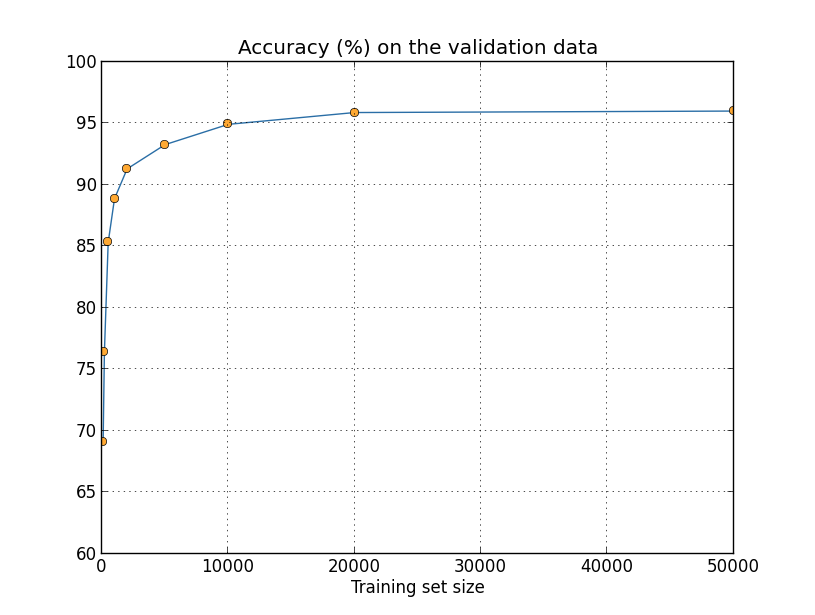
#> input picture 深度学习项目/3.深度学习项目案例/3.1.图像分类/手写字体识别/fig/more_data.png, 815 x 615 px
$ python -i EECE5354_HW_3_Liu.py   (imports and definitions only)
#> lines starting #> are read from the running program, lines starting #| are printed output that depends on the picture
#> further down, picture is the input picture: shape (615, 815, 3); mean B, G, R 250.5, 250.4, 250.3
#!/usr/bin/env python

"""
Example code for live video processing
Also multithreaded video processing sample using opencv 4.1.2

Usage:
   python Assignment_1.py {<video device number>|<video file name>}

   Use this code as a template for live video processing

   Also shows how python threading capabilities can be used
   to organize parallel captured frame processing pipeline
   for smoother playback.

Keyboard shortcuts: (video display window must be selected

   ESC - exit
   space - switch between multi and single threaded processing
   a - the row derivative
   b - the column derivative
   c - the gradient magnitude
   o - the gradient angle
   d - running difference of current and previous image
   e - displays canny edges
   f - displays raw frames
   g - apply a Gaussian filter
   m - create mask for ROI
   s - do Sobel operator
   p - do Scharr operator
   l - do Laplacian operator
   h - do HSV operator
   i - do LAB operator
   v - write video output frames to file "vid_out.avi"
"""

from __future__ import print_function
from __future__ import division

import math
from collections import deque
from multiprocessing.pool import ThreadPool
from skimage.transform import pyramid_laplacian
# import the necessary packages
import cv2 as cv
import numpy as np
import scipy.ndimage as nd
import video
from common import draw_str, StatValue
from time import perf_counter, sleep
from ssc import ssc

# initialize global variables
do_gaussian = False
do_sobel = False
do_Scharr = False
do_HSV = False
do_Laplacian = False
do_LAB = False
do_labL = False
do_labA = False
do_labB = False

# Assignment 3 task
do_harris = False
do_sift = False
do_orb = False
do_gftt = False
do_nms = False

# Assignment 2 task
do_rowDerivative = False
do_colDerivative = False
do_gradientMag = False
do_gradientAngle = False

do_Krisch = False

do_LoG = False
do_Roberts = False
do_MH = False

frame_counter = 0
show_frames = True
diff_frames = False
show_edges = False

hsv_min = 0
hsv_max = 3
hsv_val = 0
mh_val = 5

lab_min = 0
lab_max = 3
lab_val = 0

canny_low_val = 0
canny_high_val = 0
canny_low = 0
canny_high = 300

vid_frames = False
ksize = 0  # variable for the size of the Sobel convolution kernel (matrix)
sqrt2ov2 = np.sqrt(2) / 2  # used to gompute Gaussian's sigma
# trackbar for Gaussian filter
int_sigma = 0  # initial value for Gaussian trackbar's sigma
gauss_slider_max = 13
# Region Of Interest variables
get_ROI = False
drag_start = (-1, -1)
now_drawing = False
rect = (0, 0), (0, 0)
have_rect = False


# used to execute process_frame when in non threaded mode
class DummyTask:
    def __init__(self, data):
        self.data = data

    @staticmethod
    def ready():
        return True

    def get(self):
        return self.data


# this routine is run each time a new video frame is captured
# [308 lines left out: functions process_frame, GaussianFilter, logFilter, not called in this run]


def on_gauss_trackbar(val):
    global int_sigma
    int_sigma = val


def create_gaussian_trackbar():
    global int_sigma, gauss_slider_max
    cv.createTrackbar("sqrt2/2 * ", 'video', int_sigma, gauss_slider_max, on_gauss_trackbar)


# [20 lines left out: function hsvFilter, not called in this run]


def labFilter(_frame):
    global lab_val

    lab_img = cv.cvtColor(_frame, cv.COLOR_BGR2LAB)
#> lab_img: shape (615, 815, 3); mean of channels 0, 1, 2 250.6, 128, 128
    L, A, B = cv.split(lab_img)
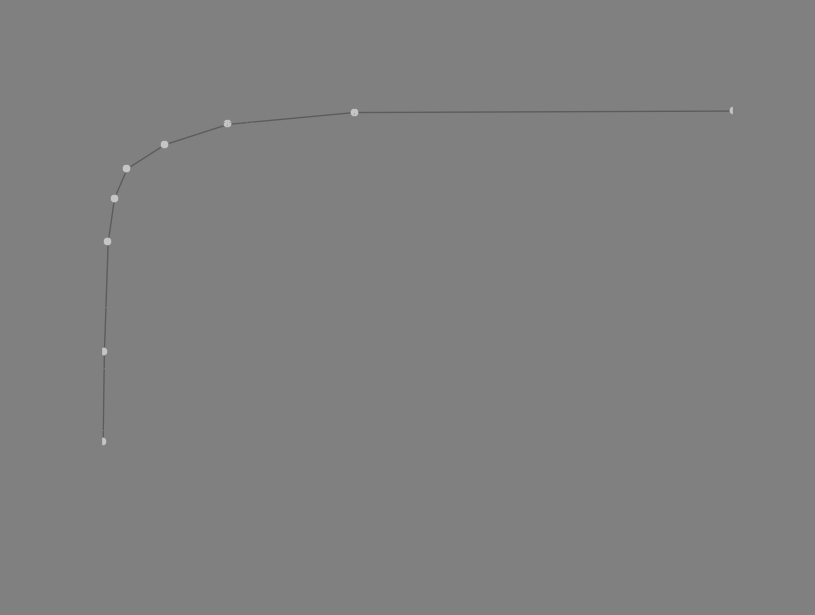
#> B: shape (615, 815); min 92, max 197, mean 128
    dataType = L.dtype
    CL = 100 * np.ones(np.shape(L)).astype(dataType)
    Z = np.zeros(np.shape(L)).astype(dataType)

    TA = cv.cvtColor(np.stack((CL, A, Z), axis=2), cv.COLOR_Lab2RGB)
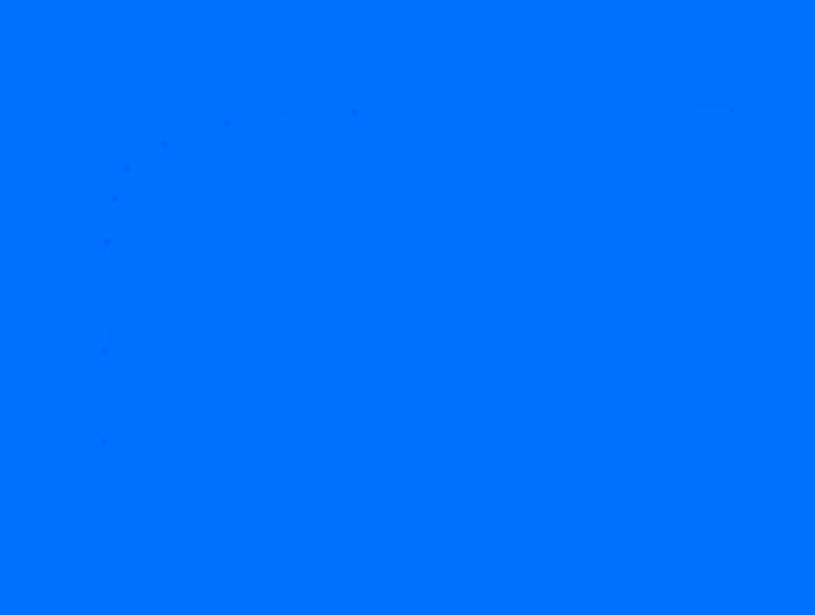
#> TA: shape (615, 815, 3); mean R, G, B 0, 113, 255
    TB = cv.cvtColor(np.stack((CL, Z, B), axis=2), cv.COLOR_Lab2RGB)
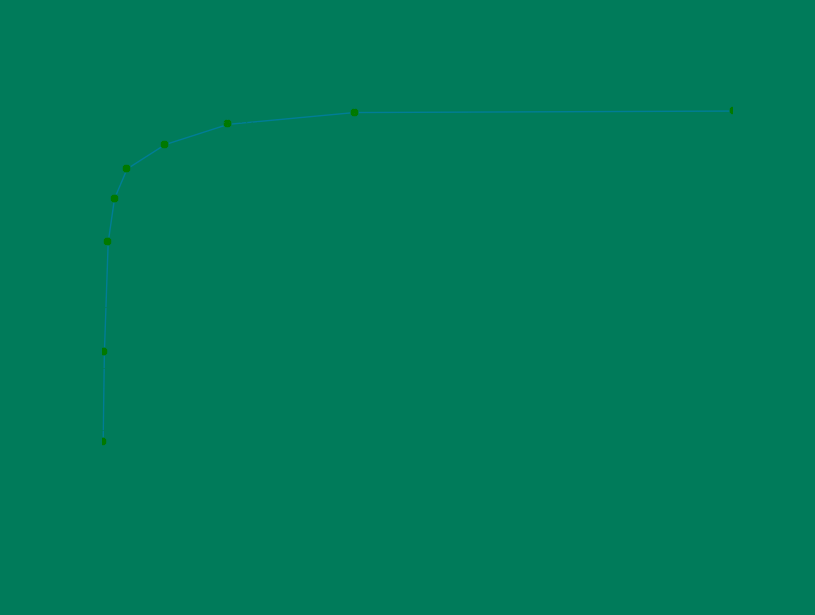
#> TB: shape (615, 815, 3); mean R, G, B 0, 123, 90.1
    TL = np.uint8(np.clip((np.float32(L) / 180) * 255, 0, 255)).copy()
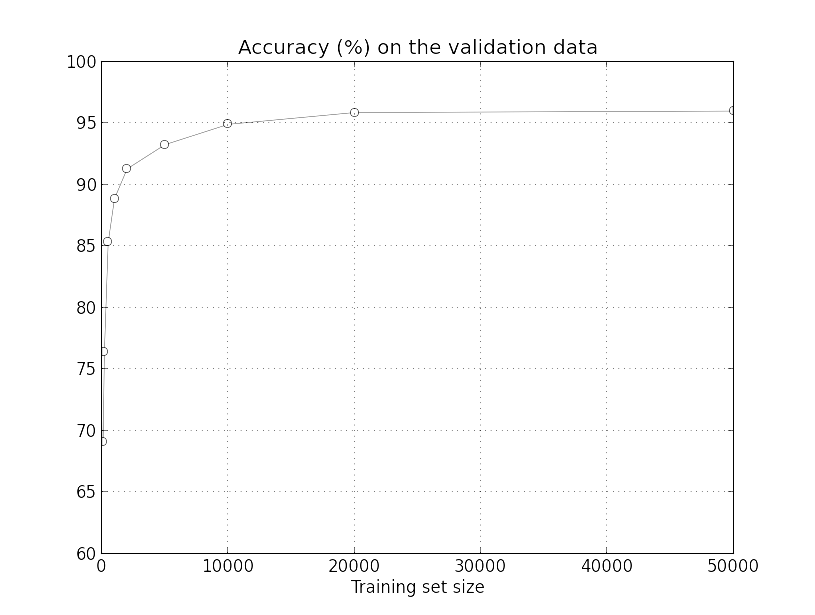
#> TL: shape (615, 815); min 0, max 255, mean 251.8
    TL = cv.applyColorMap(TL, cv.COLORMAP_HSV)
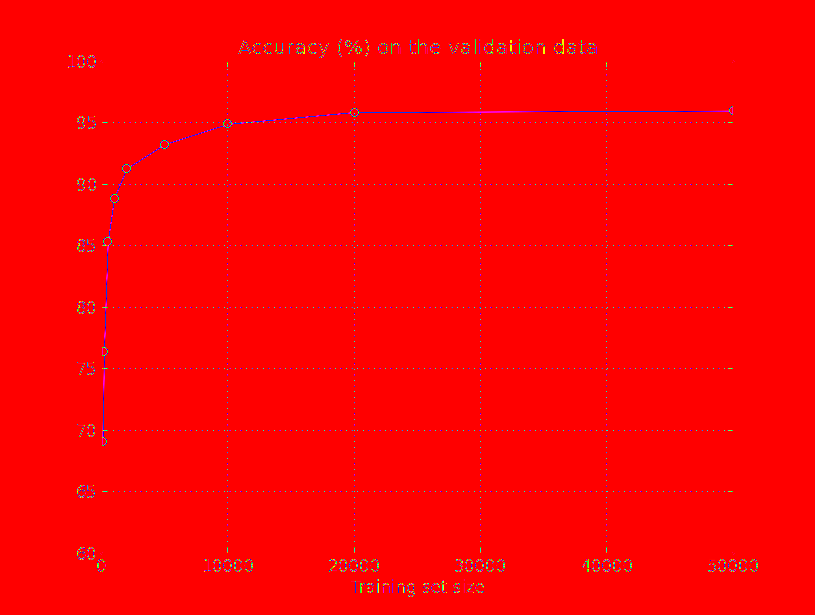
#> TL: shape (615, 815, 3); mean B, G, R 2, 1.4, 253.3
    if lab_val == 0:
        _frame = lab_img
    if lab_val == 1:
        _frame = TL
    if lab_val == 2:
        _frame = TA
    if lab_val == 3:
        _frame = TB
    return _frame


def on_lab_trackbar(val):
    global lab_val
    lab_val = val


def create_LAB_trackbar():
    global lab_val, lab_max
    cv.createTrackbar("LAB *", "video", lab_val, lab_max, on_lab_trackbar)


def on_hsv_trackbar(val):
    global hsv_val
    hsv_val = val


def create_HSV_trackbar():
    global hsv_min, hsv_max
    cv.createTrackbar("HSV *", "video", hsv_min, hsv_max, on_hsv_trackbar)


def on_canny_lowThreshold_trackbar(val):
    global canny_low_val
    canny_low_val = val


def on_canny_highThreshold_trackbar(val):
    global canny_high_val
    canny_high_val = val


# [89 lines left out: functions create_canny_trackbar, onMouseGetROI, KirschFilter, create_capture, not called in this run]


# main program
# [315 lines not run here, left out]

>>> import cv2
>>> picture = cv2.imread('../../深度学习项目/3.深度学习项目案例/3.1.图像分类/手写字体识别/fig/more_data.png')
>>> result = labFilter(picture)

$ run again, on 深度学习项目/3.深度学习项目案例/3.1.图像分类/手写字体识别/fig/digits.png
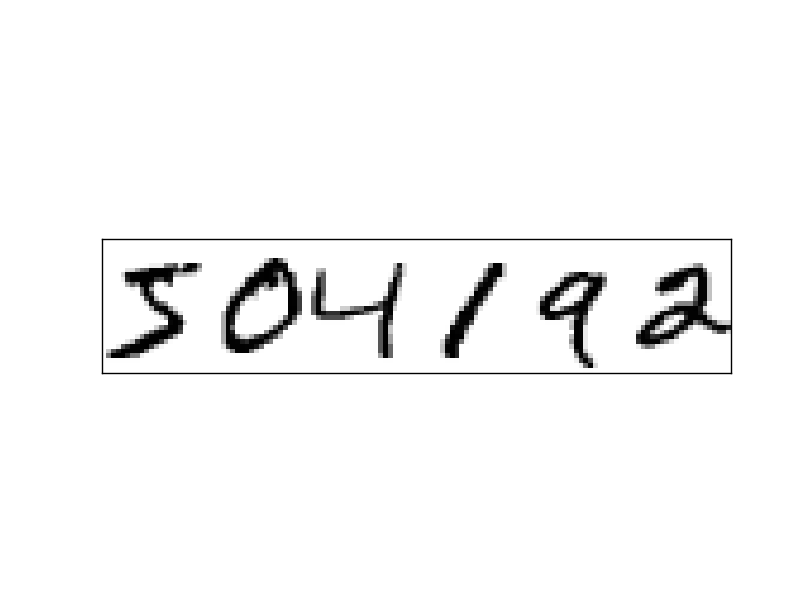
#> input picture 深度学习项目/3.深度学习项目案例/3.1.图像分类/手写字体识别/fig/digits.png, 812 x 612 px
#> picture is the input picture: shape (612, 812, 3); min 0, max 255, mean 247.2
#> lab_img: shape (612, 812, 3); mean of channels 0, 1, 2 247.3, 128, 128
#> A: shape (612, 812); every value is 128
#> in labFilter, `TB = cv.cvtColor(np.stack((CL, Z, B), axis=2), cv.COLOR_Lab2RGB)`:
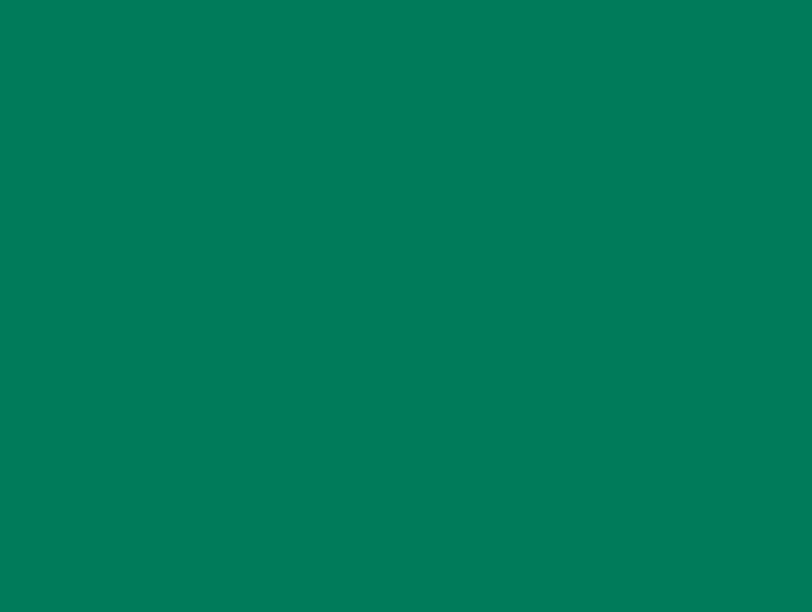
#> TB: shape (612, 812, 3); mean R, G, B 0, 123, 90
#> in labFilter, `TL = cv.applyColorMap(TL, cv.COLORMAP_HSV)`:
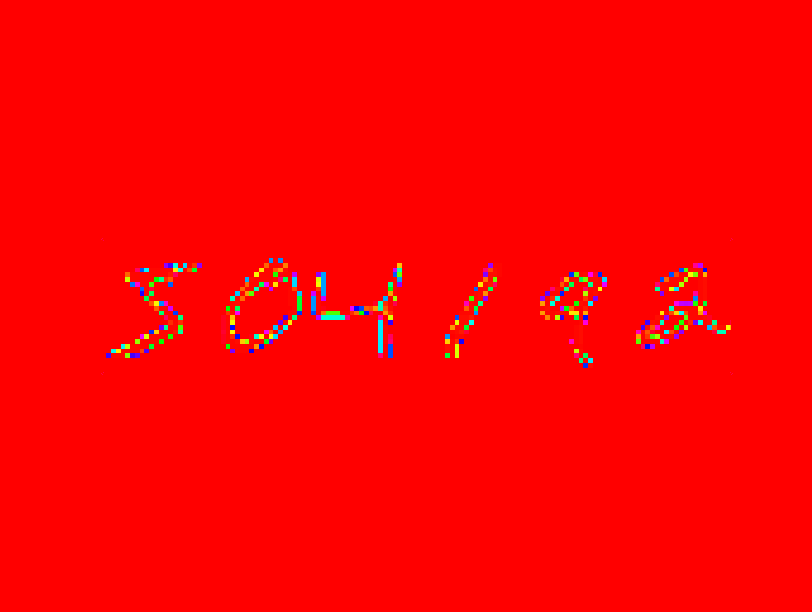
#> TL: shape (612, 812, 3); mean B, G, R 2.1, 2.3, 252.9

$ run again, on 深度学习项目/3.深度学习项目案例/3.1.图像分类/手写字体识别/fig/false_minima.png
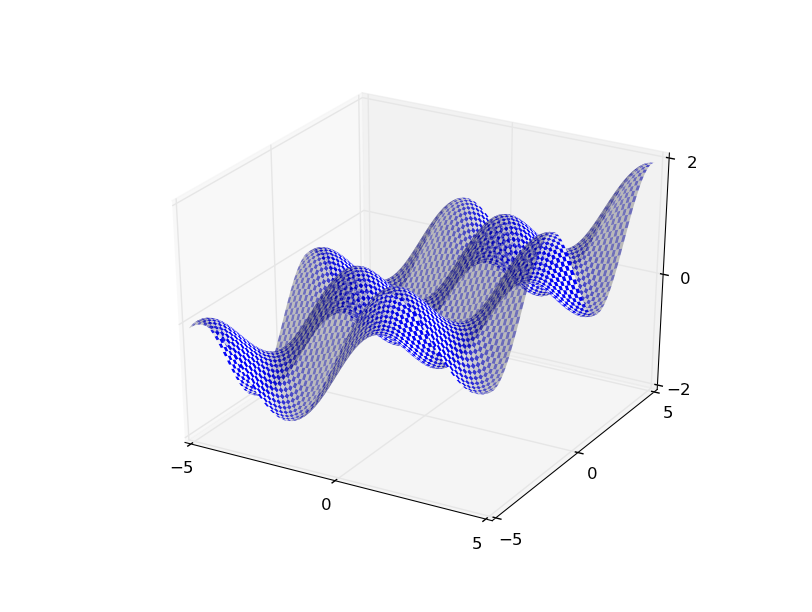
#> input picture 深度学习项目/3.深度学习项目案例/3.1.图像分类/手写字体识别/fig/false_minima.png, 812 x 612 px
#> picture is the input picture: shape (612, 812, 3); mean B, G, R 246.8, 240.6, 240.6
#> lab_img: shape (612, 812, 3); mean of channels 0, 1, 2 242.6, 129.8, 124.9
#> in labFilter, `TB = cv.cvtColor(np.stack((CL, Z, B), axis=2), cv.COLOR_Lab2RGB)`:
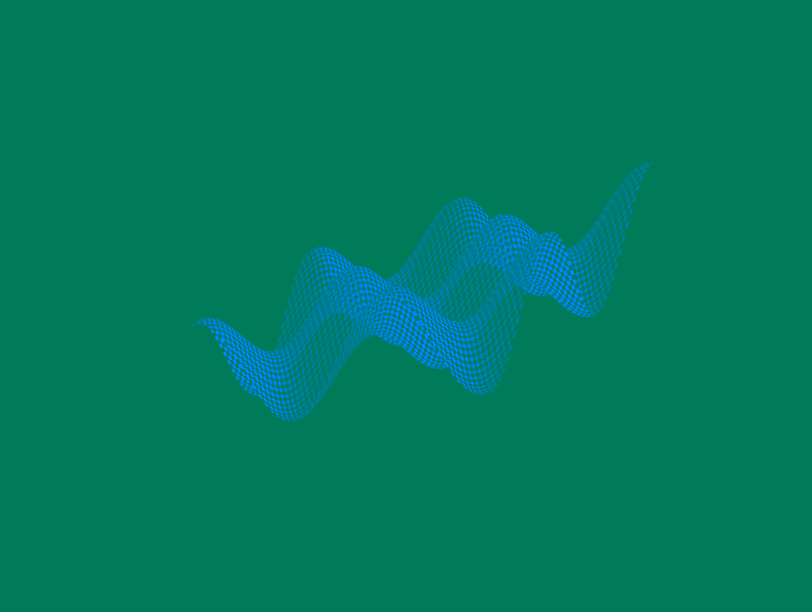
#> TB: shape (612, 812, 3); mean R, G, B 0, 123.2, 95.1
#> in labFilter, `TL = cv.applyColorMap(TL, cv.COLORMAP_HSV)`:
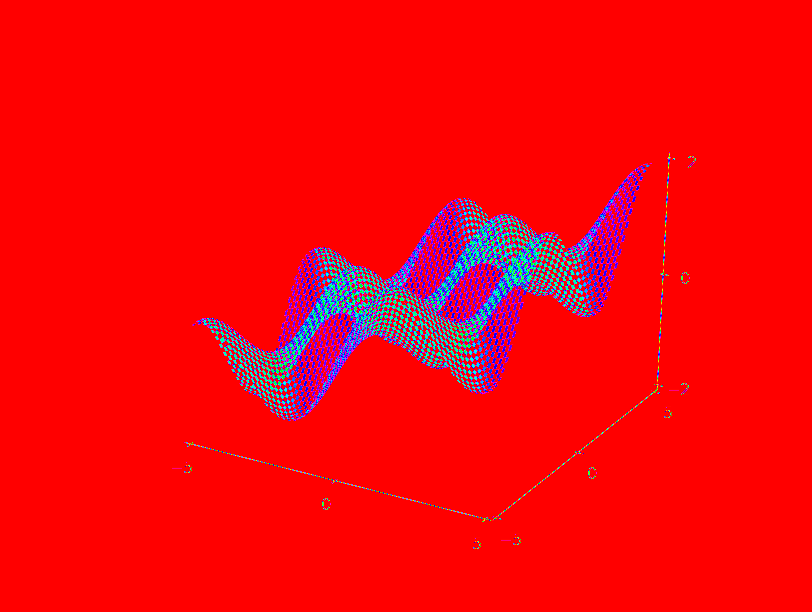
#> TL: shape (612, 812, 3); mean B, G, R 12.1, 5.7, 244.9
